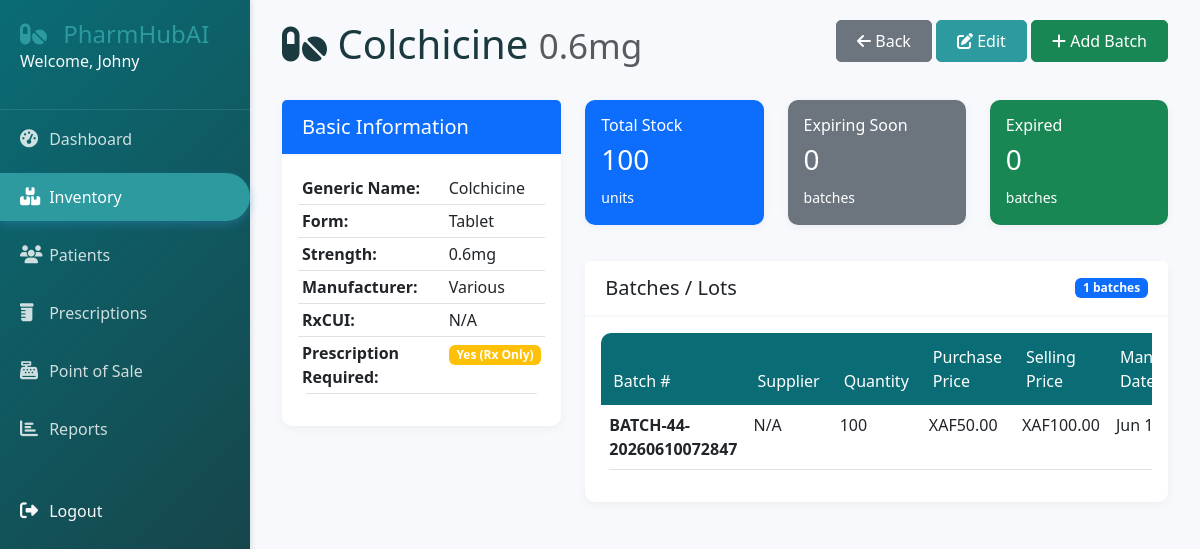
The app's page /inventory/44/ (signed in) with its own data.
### inventory/models.py (models this page shows, shortened)
class Drug(models.Model):
    DRUG_FORMS = (
        ('tablet', 'Tablet'),
        ('capsule', 'Capsule'),
        ('liquid', 'Liquid'),
        ('injection', 'Injection'),
        ('cream', 'Cream'),
        ('ointment', 'Ointment'),
        ('inhaler', 'Inhaler'),
    )
    pharmacy = models.ForeignKey('accounts.Pharmacy', on_delete=models.CASCADE, null=True)
    name = models.CharField(max_length=200)
    generic_name = models.CharField(max_length=200)
    rxcui = models.CharField(max_length=20, unique=True, null=True, blank=True)
    form = models.CharField(max_length=20, choices=DRUG_FORMS)
    strength = models.CharField(max_length=50)  # e.g., "500mg"
    manufacturer = models.CharField(max_length=200)
    description = models.TextField(blank=True)
    requires_prescription = models.BooleanField(default=True)
    training_id = models.CharField(max_length=50, blank=True, null=True, help_text="ID from training dataset")
    created_at = models.DateTimeField(auto_now_add=True)
    updated_at = models.DateTimeField(auto_now=True)
    class Meta:
        indexes = [
            models.Index(fields=['name']),
            models.Index(fields=['rxcui']),
        ]

class Batch(models.Model):
    pharmacy = models.ForeignKey('accounts.Pharmacy', on_delete=models.CASCADE, null=True)
    drug = models.ForeignKey(Drug, on_delete=models.CASCADE, related_name='batches')
    supplier = models.ForeignKey(Supplier, on_delete=models.SET_NULL, null=True)
    batch_number = models.CharField(max_length=100, unique=True)
    quantity = models.PositiveIntegerField(default=0)
    purchase_price = models.DecimalField(max_digits=10, decimal_places=2)
    selling_price = models.DecimalField(max_digits=10, decimal_places=2)
    manufacture_date = models.DateField()
    expiry_date = models.DateField()
    created_at = models.DateTimeField(auto_now_add=True)
    updated_at = models.DateTimeField(auto_now=True)
    class Meta:
        indexes = [
            models.Index(fields=['expiry_date']),
            models.Index(fields=['batch_number']),
        ]
    def is_expired(self):
        return self.expiry_date < timezone.now().date()
    def days_until_expiry(self):
        return (self.expiry_date - timezone.now().date()).days

### inventory/views.py (the view)
# urls.py: path('<int:pk>/', views.inventory_detail, name='detail'),
@login_required
def inventory_detail(request, pk):
    drug = get_object_or_404(Drug, pk=pk)
    batches = drug.batches.all().order_by('expiry_date')
    total_stock = batches.aggregate(Sum('quantity'))['quantity__sum'] or 0
    expiring_soon = batches.filter(
        expiry_date__lte=timezone.now().date() + timedelta(days=30),
        quantity__gt=0
    ).count()
    expired = batches.filter(expiry_date__lt=timezone.now().date()).count()
    context = {
        'drug': drug,
        'batches': batches,
        'total_stock': total_stock,
        'expiring_soon': expiring_soon,
        'expired': expired,
    }
    return render(request, 'inventory/detail.html', context)

### templates/inventory/detail.html (shortened to what this page needs)
{% extends 'base.html' %}
{% block content %}
<div class="container-fluid">
    <div class="row mb-4">
        <div class="col">
            <h1>
                <i class="fas fa-pills"></i> {{ drug.name }}
                <small class="text-muted">{{ drug.strength }}</small>
            </h1>
        </div>
        <div class="col text-end">
            <a href="/inventory/" class="btn btn-secondary">
                <i class="fas fa-arrow-left"></i> Back
            </a>
            <a href="/inventory/{{ drug.id }}/edit/" class="btn btn-primary">
                <i class="fas fa-edit"></i> Edit
            </a>
            <a href="/inventory/{{ drug.id }}/add-batch/" class="btn btn-success">
                <i class="fas fa-plus"></i> Add Batch
            </a>
        </div>
    </div>
    <div class="row">
        <div class="col-md-4">
            <div class="card">
                <div class="card-header bg-primary text-white">
                    <h5 class="mb-0">Basic Information</h5>
                </div>
                <div class="card-body">
                    <table class="table table-sm">
                        <tr>
                            <th>Generic Name:</th>
                            <td>{{ drug.generic_name }}</td>
                        </tr>
                        <tr>
                            <th>Form:</th>
                            <td>{{ drug.get_form_display }}</td>
                        </tr>
                        <tr>
                            <th>Strength:</th>
                            <td>{{ drug.strength }}</td>
                        </tr>
                        <tr>
                            <th>Manufacturer:</th>
                            <td>{{ drug.manufacturer }}</td>
                        </tr>
                        <tr>
                            <th>RxCUI:</th>
                            <td>{{ drug.rxcui|default:"N/A" }}</td>
                        </tr>
                        <tr>
                            <th>Prescription Required:</th>
                            <td>
                                {% if drug.requires_prescription %}
                                    <span class="badge bg-warning">Yes (Rx Only)</span>
                                {% else %}
                                    <span class="badge bg-info">OTC</span>
                                {% endif %}
                            </td>
                        </tr>
                    </table>
                </div>
            </div>
        </div>
        <div class="col-md-8">
            <div class="row mb-3">
                <div class="col-md-4">
                    <div class="card text-white bg-primary">
                        <div class="card-body">
                            <h6>Total Stock</h6>
                            <h3>{{ total_stock }}</h3>
                            <small>units</small>
                        </div>
                    </div>
                </div>
                <div class="col-md-4">
                    <div class="card text-white {% if expiring_soon > 0 %}bg-warning{% else %}bg-secondary{% endif %}">
                        <div class="card-body">
                            <h6>Expiring Soon</h6>
                            <h3>{{ expiring_soon }}</h3>
                            <small>batches</small>
                        </div>
                    </div>
                </div>
                <div class="col-md-4">
                    <div class="card text-white {% if expired > 0 %}bg-danger{% else %}bg-success{% endif %}">
                        <div class="card-body">
                            <h6>Expired</h6>
                            <h3>{{ expired }}</h3>
                            <small>batches</small>
                        </div>
                    </div>
                </div>
            </div>
            <div class="card">
                <div class="card-header d-flex justify-content-between align-items-center">
                    <h5 class="mb-0">Batches / Lots</h5>
                    <span class="badge bg-primary">{{ batches.count }} batches</span>
                </div>
                <div class="card-body">
                    {% if batches %}
                    <div class="table-responsive">
                        <table class="table table-hover">
                            <thead>
                                <tr>
                                    <th>Batch #</th>
                                    <th>Supplier</th>
                                    <th>Quantity</th>
                                    <th>Purchase Price</th>
                                    <th>Selling Price</th>
                                    <th>Manufacture Date</th>
                                </tr>
                            </thead>
                            <tbody>
                                {% for batch in batches %}
                                <tr class="{% if batch.is_expired %}table-danger{% elif batch.days_until_expiry <= 30 %}table-warning{% endif %}">
                                    <td><strong>{{ batch.batch_number }}</strong></td>
                                    <td>{{ batch.supplier.name|default:"N/A" }}</td>
                                    <td>{{ batch.quantity }}</td>
                                    <td>XAF{{ batch.purchase_price|floatformat:2 }}</td>
                                    <td>XAF{{ batch.selling_price|floatformat:2 }}</td>
                                    <td>{{ batch.manufacture_date|date:"M d, Y" }}</td>
                                </tr>
                                {% endfor %}
                            </tbody>
                        </table>
                    </div>
                    {% endif %}
                </div>
            </div>
        </div>
    </div>
</div>
{% endblock %}

### templates/base.html (shortened to what this page needs)
<!DOCTYPE html>
<html lang="en">
<head>
    <link href="https://cdn.jsdelivr.net/npm/bootstrap@5.3.0-alpha1/dist/css/bootstrap.min.css" rel="stylesheet">
    <link rel="stylesheet" href="https://cdnjs.cloudflare.com/ajax/libs/font-awesome/6.4.0/css/all.min.css">
    {% load static %}
    <link rel="stylesheet" href="{% static 'css/style.css' %}">
</head>
<body>
    {% if user.is_authenticated %}
    <div class="sidebar">
        <div class="sidebar-header">
            <a style="text-decoration: none; color: #2c9a9e;" href="{%url 'accounts:home'%}"><h3><i class="fas fa-pills"></i> PharmHubAI</h3></a>
            <p class="text-light">Welcome, <a href="{%url 'accounts:home'%} " style="color: white;">{{ user.username }}</a></p>
        </div>
        <ul class="nav flex-column">
            <li class="nav-item">
                <a class="nav-link {% if request.path == '/dashboard' %}active{% endif %}" href="/dashboard/">
                    <i class="fas fa-tachometer-alt"></i> Dashboard
                </a>
            </li>
            <li class="nav-item">
                <a class="nav-link {% if '/inventory' in request.path %}active{% endif %}" href="/inventory/">
                    <i class="fas fa-boxes"></i> Inventory
                </a>
            </li>
            <li class="nav-item">
                <a class="nav-link {% if '/patients' in request.path %}active{% endif %}" href="/patients/">
                    <i class="fas fa-users"></i> Patients
                </a>
            </li>
            <li class="nav-item">
                <a class="nav-link {% if '/prescriptions' in request.path %}active{% endif %}" href="/prescriptions/">
                    <i class="fas fa-prescription-bottle"></i> Prescriptions
                </a>
            </li>
            <li class="nav-item">
                <a class="nav-link {% if '/sales' in request.path %}active{% endif %}" href="/sales/pos/">
                    <i class="fas fa-cash-register"></i> Point of Sale
                </a>
            </li>
            {% if user.profile.role == 'admin' or user.profile.role == 'pharmacist' %}
            <li class="nav-item">
                <a class="nav-link {% if '/reports' in request.path %}active{% endif %}" href="/reports/">
                    <i class="fas fa-chart-bar"></i> Reports
                </a>
            </li>
            {% endif %}
            <li class="nav-item mt-4">
                <a class="nav-link text-light" href="/logout/">
                    <i class="fas fa-sign-out-alt"></i> Logout
                </a>
            </li>
        </ul>
    </div>
    {% endif %}
    <div class="main-content">
        {% block content %}{% endblock %}
    </div>
</body>
</html>

### static/css/style.css (style rules this page uses)
:root { --primary-color: #0a6c75; --secondary-color: #2c9a9e; --success-color: #10b981; --danger-color: #ef4444; --warning-color: #f59e0b; --light-bg: #f7f9fc; --dark-text: #1a3a3f; --sidebar-width: 250px; }
body { font-family: 'Segoe UI', Tahoma, Geneva, Verdana, sans-serif; background-color: var(--light-bg); color: var(--dark-text); overflow-x: hidden; }
.sidebar { position: fixed; left: 0; top: 0; height: 100vh; width: var(--sidebar-width); background: linear-gradient(135deg, var(--primary-color), var(--dark-text)); color: white; padding: 20px 0; box-shadow: 2px 0 5px rgba(0,0,0,0.1); z-index: 1000; }
.sidebar-header { padding: 0 20px 20px; border-bottom: 1px solid rgba(255,255,255,0.1); }
.sidebar-header a { text-decoration: none; }
.sidebar-header h3 { margin: 0; font-size: 24px; font-weight: 300; }
.sidebar-header h3 i { color: var(--secondary-color); margin-right: 10px; }
.sidebar .nav-link { color: rgba(255,255,255,0.8); padding: 12px 20px; margin: 5px 0; transition: all 0.3s; border-radius: 0 30px 30px 0; }
.sidebar .nav-link.active { background-color: var(--secondary-color); color: white; box-shadow: 0 4px 10px rgba(52, 152, 219, 0.3); }
.sidebar .nav-link i { width: 25px; font-size: 18px; }
.main-content { margin-left: var(--sidebar-width); padding: 20px; min-height: 100vh; }
.card { border: none; border-radius: 10px; box-shadow: 0 2px 10px rgba(0,0,0,0.05); transition: transform 0.3s, box-shadow 0.3s; margin-bottom: 20px; }
.card-header { background-color: white; border-bottom: 2px solid var(--light-bg); padding: 15px 20px; font-weight: 600; }
.table { background-color: white; border-radius: 10px; overflow: hidden; }
.table thead th { background-color: var(--primary-color); color: white; font-weight: 500; border: none; padding: 12px; }
.btn { border-radius: 5px; padding: 8px 20px; font-weight: 500; transition: all 0.3s; }
.btn-primary { background-color: var(--secondary-color); border-color: var(--secondary-color); }

### records on screen
Drug: name "Colchicine", strength "0.6mg", generic_name "Colchicine", form "Tablet", manufacturer "Various", rxcui "N/A"
Batch: batch_number "BATCH-44-20260610072847", supplier.name "N/A", quantity "100", purchase_price "50.00", selling_price "100.00", manufacture_date "Jun…"

### other values on screen
{{ user.username }} "Johny"
{{ total_stock }} "100"
{{ expiring_soon }} "0"
{{ expired }} "0"
{{ batches.count }} "1"
